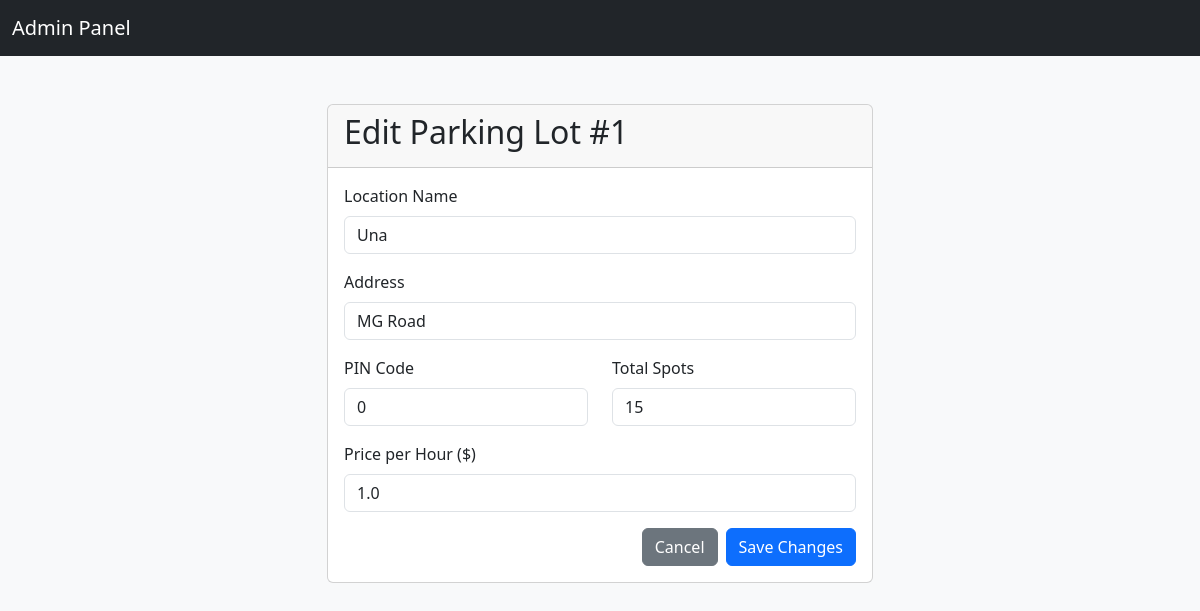
The page /admin/editParkingLot/1 (signed in) on the database its author committed.
### models.py (models this page shows)
class ParkingLot(db.Model):
    id = db.Column(db.Integer, primary_key=True)
    location = db.Column(db.String(120), nullable=False)
    address = db.Column(db.String(200), nullable=False)
    pin = db.Column(db.Integer, nullable=False)
    total_spots = db.Column(db.Integer, nullable=False)
    price = db.Column(db.Float, nullable=False)

### controllers/admin_controllers.py (the view, shortened to what this page needs)
@admin_bp.route('/editParkingLot/<int:lot_id>', methods=['GET', 'POST'])
@admin_required
def edit_parking_lot(lot_id):
    lot = ParkingLot.query.get_or_404(lot_id)
    error = None
    return render_template('editParkingLot.html', lot=lot, error=error)

### controllers/admin_controllers.py (called while the page is built)
def admin_required(f):
    @wraps(f)
    def decorated_function(*args, **kwargs):
        if 'user_id' not in session or not session.get('admin'):
            return redirect(url_for('auth.login'))
        return f(*args, **kwargs)
    return decorated_function

### templates/editParkingLot.html (shortened to what this page needs)
{% extends "base.html" %}
{% block navbar %}
<nav class="navbar navbar-expand-lg navbar-dark bg-dark mb-4">
    <div class="container-fluid">
        <a class="navbar-brand" href="{{ url_for('admin.dashboard') }}">Admin Panel</a>
    </div>
</nav>
{% endblock %}
{% block content %}
<div class="row justify-content-center">
    <div class="col-lg-6">
        <div class="card">
            <div class="card-header">
                <h2>Edit Parking Lot #{{ lot.id }}</h2>
            </div>
            <div class="card-body">
                <form action="{{ url_for('admin.edit_parking_lot', lot_id=lot.id) }}" method="post">
                    <div class="mb-3">
                        <label for="location" class="form-label">Location Name</label>
                        <input type="text" id="location" name="location" class="form-control" value="{{ lot.location }}" required>
                    </div>
                    <div class="mb-3">
                        <label for="address" class="form-label">Address</label>
                        <input type="text" id="address" name="address" class="form-control" value="{{ lot.address }}" required>
                    </div>
                    <div class="row">
                        <div class="col-md-6 mb-3">
                            <label for="pin" class="form-label">PIN Code</label>
                            <input type="number" id="pin" name="pin" class="form-control" value="{{ lot.pin }}" required>
                        </div>
                        <div class="col-md-6 mb-3">
                            <label for="total_spots" class="form-label">Total Spots</label>
                            <input type="number" id="total_spots" name="total_spots" class="form-control" value="{{ lot.total_spots }}" required>
                        </div>
                    </div>
                    <div class="mb-3">
                        <label for="price" class="form-label">Price per Hour ($)</label>
                        <input type="number" step="0.01" id="price" name="price" class="form-control" value="{{ lot.price }}" required>
                    </div>
                    <div class="d-flex justify-content-end">
                        <a href="{{ url_for('admin.dashboard') }}" class="btn btn-secondary me-2">Cancel</a>
                        <button type="submit" class="btn btn-primary">Save Changes</button>
                    </div>
                </form>
            </div>
        </div>
    </div>
</div>
{% endblock %}

### templates/base.html (style rules this page uses)
body { background-color: #f8f9fa; }

### rows shown on the page
ParkingLot: id "1", location "Una", address "MG Road", pin "0", total_spots "15", price "1.0"
